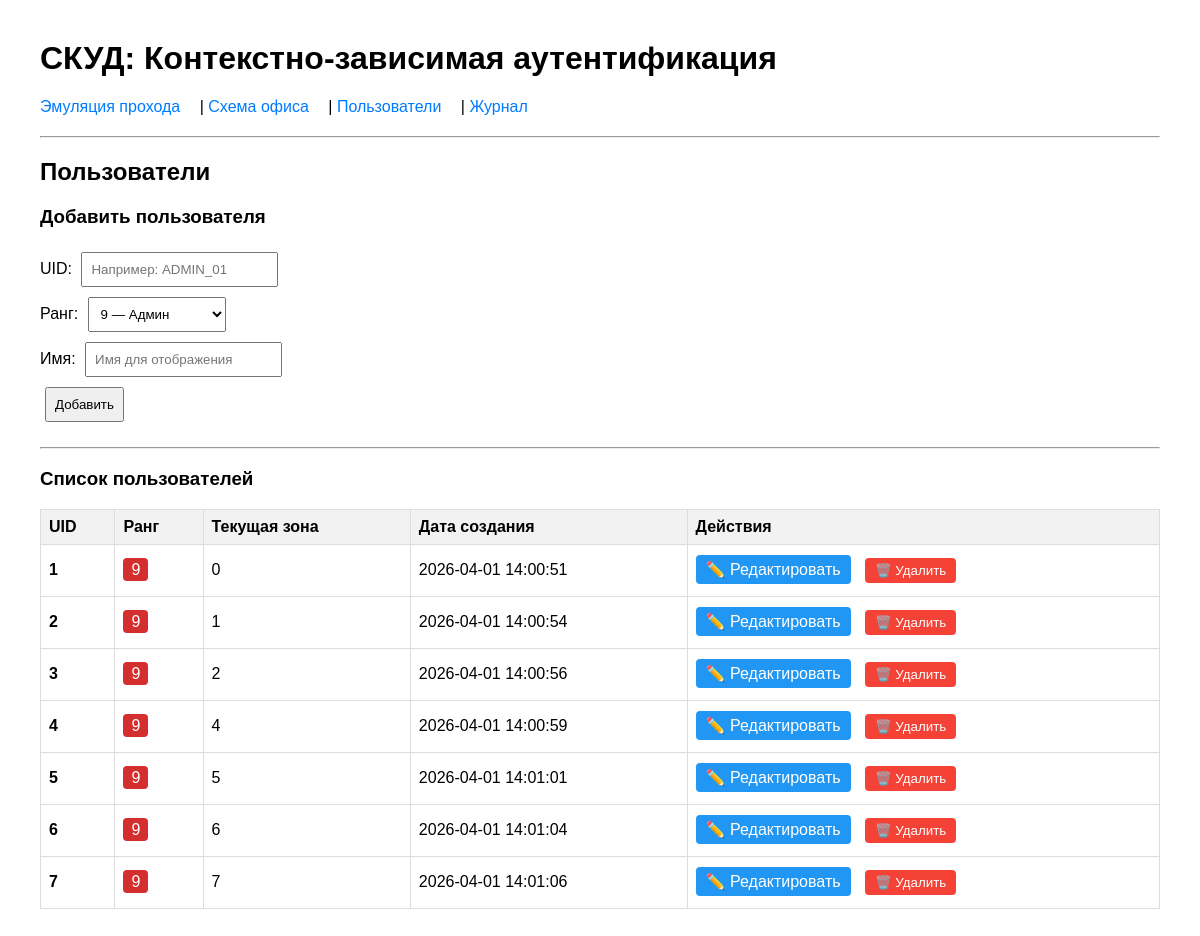
/users, run on an earlier commit of the app's database.
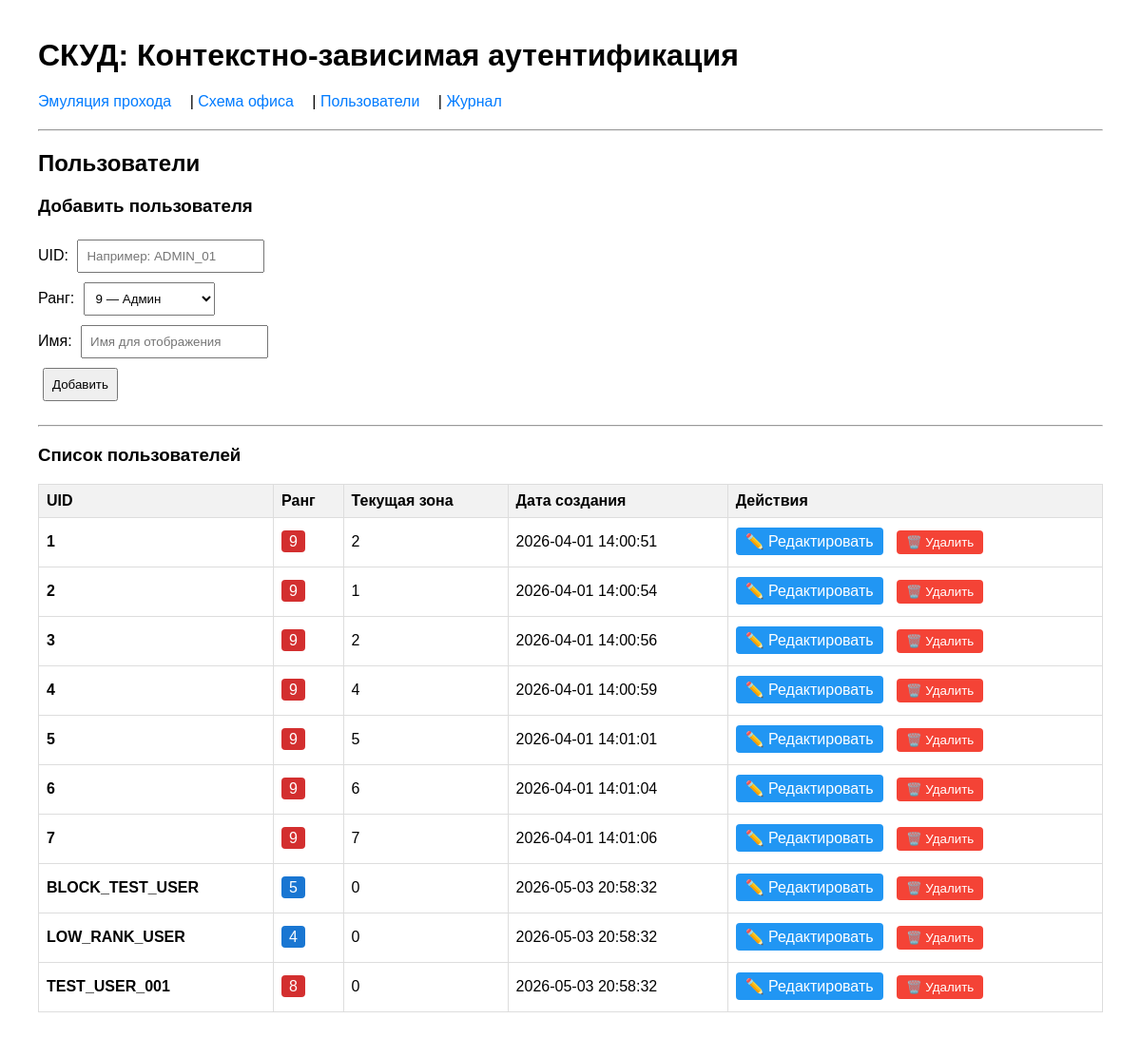
And on a later commit of the database.
### tables this page shows
CREATE TABLE users (
            uid TEXT PRIMARY KEY,
            rank INTEGER NOT NULL,
            secret_key TEXT NOT NULL,
            current_zone INTEGER NOT NULL DEFAULT 0,
            created_at DATETIME DEFAULT CURRENT_TIMESTAMP
        );

### app.py (the view)
@app.route('/users')
def users():
    users_list = get_all_users()
    return render_template('users.html', users=users_list)

### database.py (called while the page is built)
def get_connection():
    conn = sqlite3.connect(DB_PATH)
    conn.row_factory = sqlite3.Row
    conn.execute("PRAGMA foreign_keys = ON")
    return conn

def get_all_users():
    conn = get_connection()
    cursor = conn.cursor()
    cursor.execute("SELECT uid, rank, current_zone, created_at FROM users ORDER BY uid")
    users = cursor.fetchall()
    conn.close()
    return users

### templates/users.html (shortened to what this page needs)
{% extends "base.html" %}
{% block content %}
<h2>Пользователи</h2>
<form method="POST" action="/add_user">
    <h3>Добавить пользователя</h3>
    UID: <input type="text" name="uid" required placeholder="Например: ADMIN_01"><br>
    Ранг:
    <select name="rank">
        <option value="9" selected>9 — Админ</option>
    </select><br>
    Имя: <input type="text" name="name" placeholder="Имя для отображения"><br>
    <button type="submit">Добавить</button>
</form>
<hr>
<h3>Список пользователей</h3>
<table>
    <tr>
        <th>UID</th>
        <th>Ранг</th>
        <th>Текущая зона</th>
        <th>Дата создания</th>
        <th>Действия</th>
    </tr>
    {% for user in users %}
    <tr>
        <td><strong>{{ user.uid }}</strong></td>
        <td>
            <span style="padding: 3px 8px; border-radius: 4px; background: {% if user.rank >= 8 %}#d32f2f{% elif user.rank >= 6 %}#f57c00{% elif user.rank >= 4 %}#1976d2{% else %}#388e3c{% endif %}; color: white;">
                {{ user.rank }}
            </span>
        </td>
        <td>{{ user.current_zone }}</td>
        <td>{{ user.created_at if user.created_at else 'N/A' }}</td>
        <td>
            <a href="/edit_user/{{ user.uid }}"
               style="display: inline-block; padding: 5px 10px; background: #2196f3; color: white; text-decoration: none; border-radius: 4px; margin-right: 5px;">
                ✏️ Редактировать
            </a>
            <form method="POST" action="/delete_user/{{ user.uid }}" style="display: inline;"
                  onsubmit="return confirm('Вы уверены, что хотите удалить пользователя {{ user.uid }}?');">
                <button type="submit"
                        style="padding: 5px 10px; background: #f44336; color: white; border: none; border-radius: 4px; cursor: pointer;">
                    🗑️ Удалить
                </button>
            </form>
        </td>
    </tr>
    {% else %}
    <tr>
        <td colspan="5" style="text-align: center; color: #666;">Пользователи не найдены</td>
    </tr>
    {% endfor %}
</table>
{% endblock %}

### templates/base.html (shortened to what this page needs)
<!DOCTYPE html>
<html>
<head>
</head>
<body>
    <h1>СКУД: Контекстно-зависимая аутентификация</h1>
    <nav>
        <a href="/">Эмуляция прохода</a> |
        <a href="/dashboard">Схема офиса</a> |
        <a href="/users">Пользователи</a> |
        <a href="/logs">Журнал</a>
    </nav>
    <hr>
    {% block content %}{% endblock %}
</body>
</html>

### templates/base.html (style rules this page uses)
body { font-family: Arial, sans-serif; margin: 40px; }
form { margin: 20px 0; }
input, select, button { padding: 8px; margin: 5px; }
table { border-collapse: collapse; width: 100%; }
th, td { border: 1px solid #ddd; padding: 8px; text-align: left; }
th { background-color: #f2f2f2; }
nav { margin-bottom: 20px; }
nav a { margin-right: 15px; text-decoration: none; color: #007bff; }

What changed in the data, as far as the page shows it:
changed users id 1: current_zone "0" → "2"
added users: uid "BLOCK_TEST_USER", rank "5", current_zone "0", created_at "2026-05-03 20:58:32"
added users: uid "LOW_RANK_USER", rank "4", current_zone "0", created_at "2026-05-03 20:58:32"
added users: uid "TEST_USER_001", rank "8", current_zone "0", created_at "2026-05-03 20:58:32"
